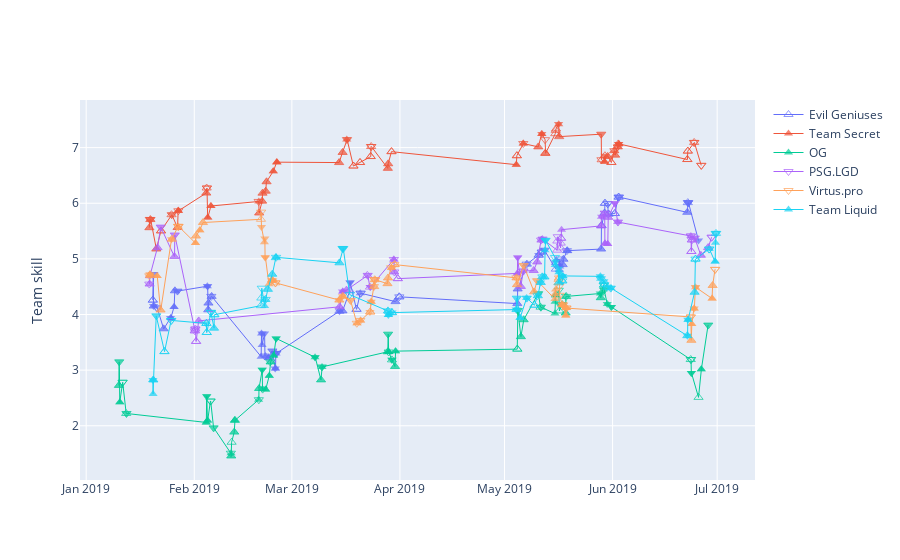

Notebook source saved alongside this figure:
### Code cell
match_pred.team_skills_plot(teams.index)
